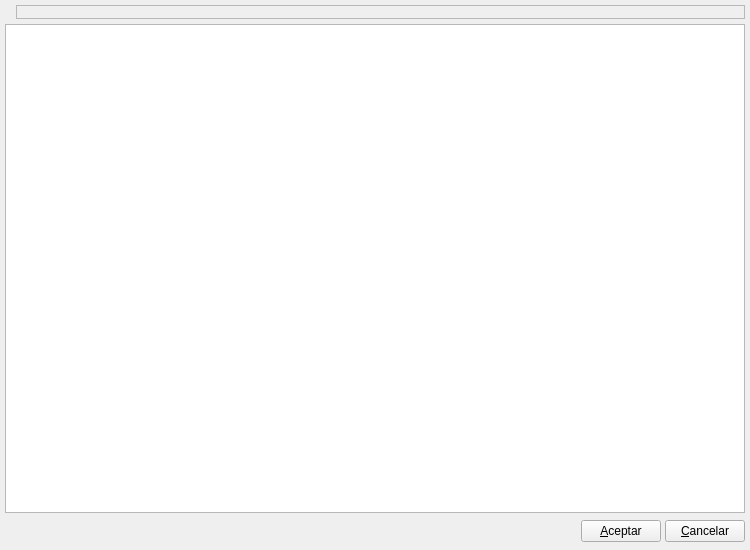
<?xml version="1.0" encoding="UTF-8"?>
<ui version="4.0">
 <author>Tomeu Borras Riera</author>
 <class>ListTipoIVABase</class>
 <widget class="QWidget" name="ListTipoIVABase">
  <property name="geometry">
   <rect>
    <x>0</x>
    <y>0</y>
    <width>750</width>
    <height>550</height>
   </rect>
  </property>
  <property name="minimumSize">
   <size>
    <width>750</width>
    <height>550</height>
   </size>
  </property>
  <property name="windowTitle">
   <string>Tipos de IVA</string>
  </property>
  <property name="windowIcon">
   <iconset resource="../../../bulmages.qrc">
    <normaloff>:/Images/vat.png</normaloff>:/Images/vat.png</iconset>
  </property>
  <layout class="QGridLayout">
   <property name="margin">
    <number>5</number>
   </property>
   <property name="spacing">
    <number>5</number>
   </property>
   <item row="2" column="0">
    <layout class="QHBoxLayout">
     <property name="spacing">
      <number>4</number>
     </property>
     <property name="margin">
      <number>0</number>
     </property>
     <item>
      <spacer>
       <property name="orientation">
        <enum>Qt::Horizontal</enum>
       </property>
       <property name="sizeHint" stdset="0">
        <size>
         <width>151</width>
         <height>27</height>
        </size>
       </property>
      </spacer>
     </item>
     <item>
      <widget class="QPushButton" name="mui_aceptar">
       <property name="text">
        <string>&amp;Aceptar</string>
       </property>
      </widget>
     </item>
     <item>
      <widget class="QPushButton" name="mui_cancelar">
       <property name="text">
        <string>&amp;Cancelar</string>
       </property>
      </widget>
     </item>
    </layout>
   </item>
   <item row="0" column="0">
    <layout class="QHBoxLayout">
     <property name="spacing">
      <number>4</number>
     </property>
     <property name="margin">
      <number>0</number>
     </property>
     <item>
      <widget class="QLabel" name="label">
       <property name="maximumSize">
        <size>
         <width>48</width>
         <height>48</height>
        </size>
       </property>
       <property name="pixmap">
        <pixmap resource="../../../bulmages.qrc">:/Images/vat.png</pixmap>
       </property>
       <property name="scaledContents">
        <bool>true</bool>
       </property>
      </widget>
     </item>
     <item>
      <widget class="QFrame" name="frame">
       <property name="sizePolicy">
        <sizepolicy hsizetype="Expanding" vsizetype="Preferred">
         <horstretch>0</horstretch>
         <verstretch>0</verstretch>
        </sizepolicy>
       </property>
       <property name="frameShape">
        <enum>QFrame::StyledPanel</enum>
       </property>
       <property name="frameShadow">
        <enum>QFrame::Raised</enum>
       </property>
      </widget>
     </item>
    </layout>
   </item>
   <item row="1" column="0">
    <widget class="ListTipoIVASubForm" name="mui_listado">
     <property name="horizontalScrollMode">
      <enum>QAbstractItemView::ScrollPerPixel</enum>
     </property>
    </widget>
   </item>
  </layout>
 </widget>
 <layoutdefault spacing="2" margin="6"/>
 <customwidgets>
  <customwidget>
   <class>ListTipoIVASubForm</class>
   <extends>QTableWidget</extends>
   <header>listtipoivaview.h</header>
  </customwidget>
 </customwidgets>
 <resources>
  <include location="../../../bulmages.qrc"/>
 </resources>
 <connections>
  <connection>
   <sender>mui_cancelar</sender>
   <signal>clicked()</signal>
   <receiver>ListTipoIVABase</receiver>
   <slot>close()</slot>
   <hints>
    <hint type="sourcelabel">
     <x>311</x>
     <y>563</y>
    </hint>
    <hint type="destinationlabel">
     <x>6</x>
     <y>564</y>
    </hint>
   </hints>
  </connection>
 </connections>
</ui>
